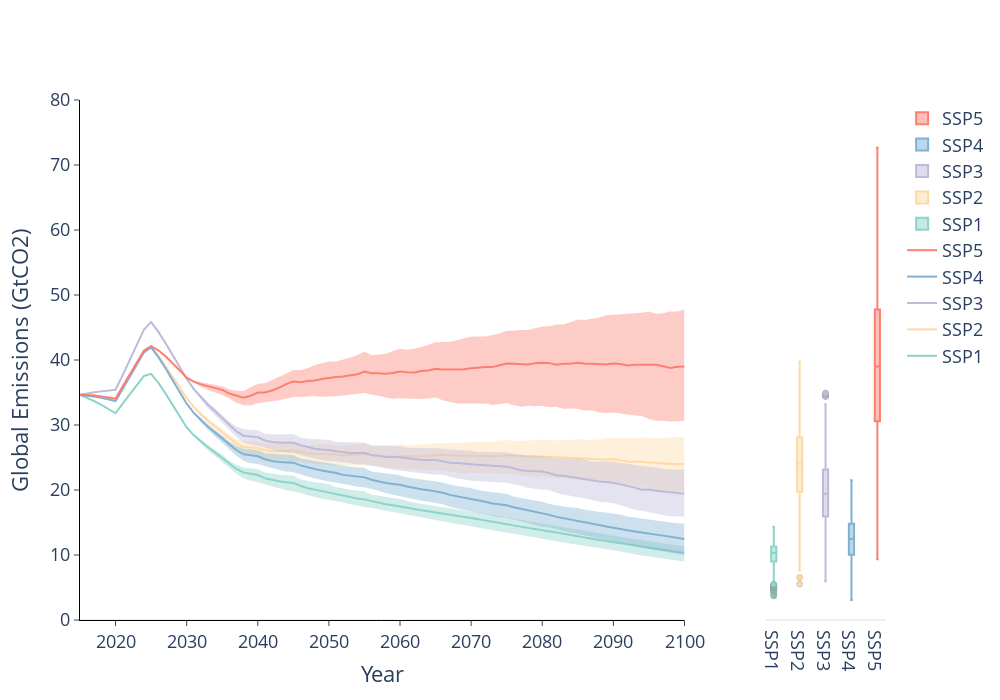

The notebook cell this image was saved under:
### Code cell
from justice.util.visualizer import plot_comparison_with_boxplots
from justice.util.enumerations import WelfareFunction, SSP
ssp = SSP.SSP2

path = f"data/temporary/NU_DATA/combined/{str(ssp).split('.')[1]}/"

regret_type = "Welfare_Regret" # "Welfare_Regret" or "Temperature_Regret"

plot_comparison_with_boxplots(
    data_paths=[

        # Prioritarian Welfare Regret
        # path + "PRIORITARIAN_emissions_idx6_SSP126_emissions.npy",
        # path + "PRIORITARIAN_emissions_idx6_SSP245_emissions.npy",
        # path + "PRIORITARIAN_emissions_idx6_SSP370_emissions.npy",
        # path + "PRIORITARIAN_emissions_idx6_SSP460_emissions.npy",
        # path + "PRIORITARIAN_emissions_idx6_SSP534_emissions.npy",

        # Prioritarian Temperature Regret
        # path + "PRIORITARIAN_emissions_idx8_SSP126_emissions.npy",
        # path + "PRIORITARIAN_emissions_idx8_SSP245_emissions.npy",
        # path + "PRIORITARIAN_emissions_idx8_SSP370_emissions.npy",
        # path + "PRIORITARIAN_emissions_idx8_SSP460_emissions.npy",
        # path + "PRIORITARIAN_emissions_idx8_SSP534_emissions.npy",

        # Utilitarian Welfare Regret
        path + "UTILITARIAN_emissions_idx29_SSP126_emissions.npy",
        path + "UTILITARIAN_emissions_idx29_SSP245_emissions.npy",
        path + "UTILITARIAN_emissions_idx29_SSP370_emissions.npy",
        path + "UTILITARIAN_emissions_idx29_SSP460_emissions.npy",
        path + "UTILITARIAN_emissions_idx29_SSP534_emissions.npy",
    
    ],
    labels=[
        
        'SSP1',
        'SSP2',
        'SSP3',
        'SSP4',
        'SSP5',
        ], 
    start_year=2015,
    end_year=2300,
    data_timestep=5,
    timestep=1,
    visualization_start_year=2015,
    visualization_end_year=2100,
    yaxis_range=[0, 80],
    plot_title=' ',
    xaxis_title='Year',
    yaxis_title='Global Emissions (GtCO2)',
    template='plotly_white',
    width=1000,
    height=700,
    output_path=path +"/"+ "plots",
    saving=True,
    show_red_dashed_line=False,
    show_interquartile_range=True,
    linecolors=[
 

        "rgba(141,211,199, 1)",
        "rgba(254,217,166, 1)", 
        "rgba(190,186,218, 1)", 
        "rgba(128,177,211, 1)", 
        "rgba(251,128,114, 1)", 
        ],
    colors = [ 

        "rgba(141,211,199, 0.4)", 
        "rgba(254,217,166, 0.4)",
        "rgba(190,186,218, 0.4)", 
        "rgba(128,177,211, 0.4)", 
        "rgba(251,128,114, 0.4)", 

        ],
    first_plot_proportion=[0, 0.75],
    second_plot_proportion=[0.85, 1],
    transpose_data=True,
    show_min_max = False,
    dtick=10,
    output_name_suffix=regret_type,
)
